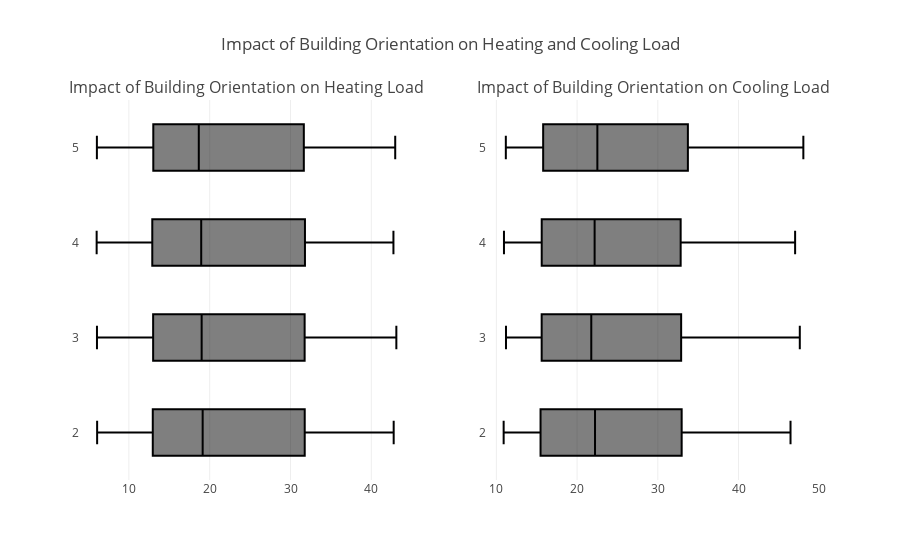

Notebook source saved alongside this figure:
### Markdown cell above
_*Impact of building orientation on the heating load*_

### Code cell
import plotly.express as px
import plotly.graph_objects as go
from plotly.subplots import make_subplots
import pandas as pd

# Load data
df = pd.read_csv("energy_efficiency_data.csv")
df.columns = [col.replace("AAPL.", "") for col in df.columns]

# Create horizontal boxplot for Heating Load
fig_heating = px.box(df, y="Orientation", x="Heating_Load",
                     labels={"Heating_Load": "Heating Load", "Orientation": "Building Orientation"},
                     orientation='h')

# Create horizontal boxplot for Cooling Load
fig_cooling = px.box(df, y="Orientation", x="Cooling_Load",
                     labels={"Cooling_Load": "Cooling Load", "Orientation": "Building Orientation"},
                     orientation='h')

# Create subplots
fig = make_subplots(rows=1, cols=2, subplot_titles=("Impact of Building Orientation on Heating Load",
                                                    "Impact of Building Orientation on Cooling Load"),
                    horizontal_spacing=0.1)

# Add Heating Load plot
for trace in fig_heating['data']:
    fig.add_trace(trace, row=1, col=1)

# Add Cooling Load plot
for trace in fig_cooling['data']:
    fig.add_trace(trace, row=1, col=2)

# Update layout
fig.update_layout(title_text="Impact of Building Orientation on Heating and Cooling Load",
                  showlegend=False)

# Show plot
fig.show()

### Figure 1 — Plotly figure (JSON) as saved in the notebook; plotly's stock layout.template omitted (floating-point values rounded to 4 significant figures; data arrays with more than 128 entries replaced by an {"elided": "..."} marker saying what was removed)
{"data": [{"alignmentgroup": "True", "hovertemplate": "Heating Load=%{x}<br>Building Orientation=%{y}<extra></extra>", "legendgroup": "", "marker": {"color": "#000001"}, "name": "", "notched": false, "offsetgroup": "", "orientation": "h", "showlegend": false, "type": "box", "x": {"elided": "768 float values"}, "x0": " ", "xaxis": "x", "y": {"elided": "768 int values"}, "y0": " ", "yaxis": "y"}, {"alignmentgroup": "True", "hovertemplate": "Cooling Load=%{x}<br>Building Orientation=%{y}<extra></extra>", "legendgroup": "", "marker": {"color": "#000001"}, "name": "", "notched": false, "offsetgroup": "", "orientation": "h", "showlegend": false, "type": "box", "x": {"elided": "768 float values"}, "x0": " ", "xaxis": "x2", "y": {"elided": "768 int values"}, "y0": " ", "yaxis": "y2"}], "layout": {"annotations": [{"font": {"size": 16}, "showarrow": false, "text": "Impact of Building Orientation on Heating Load", "x": 0.225, "xanchor": "center", "xref": "paper", "y": 1, "yanchor": "bottom", "yref": "paper"}, {"font": {"size": 16}, "showarrow": false, "text": "Impact of Building Orientation on Cooling Load", "x": 0.775, "xanchor": "center", "xref": "paper", "y": 1, "yanchor": "bottom", "yref": "paper"}], "showlegend": false, "title": {"text": "Impact of Building Orientation on Heating and Cooling Load"}, "xaxis": {"anchor": "y", "domain": [0, 0.45]}, "xaxis2": {"anchor": "y2", "domain": [0.55, 1]}, "yaxis": {"anchor": "x", "domain": [0, 1]}, "yaxis2": {"anchor": "x2", "domain": [0, 1]}}}
